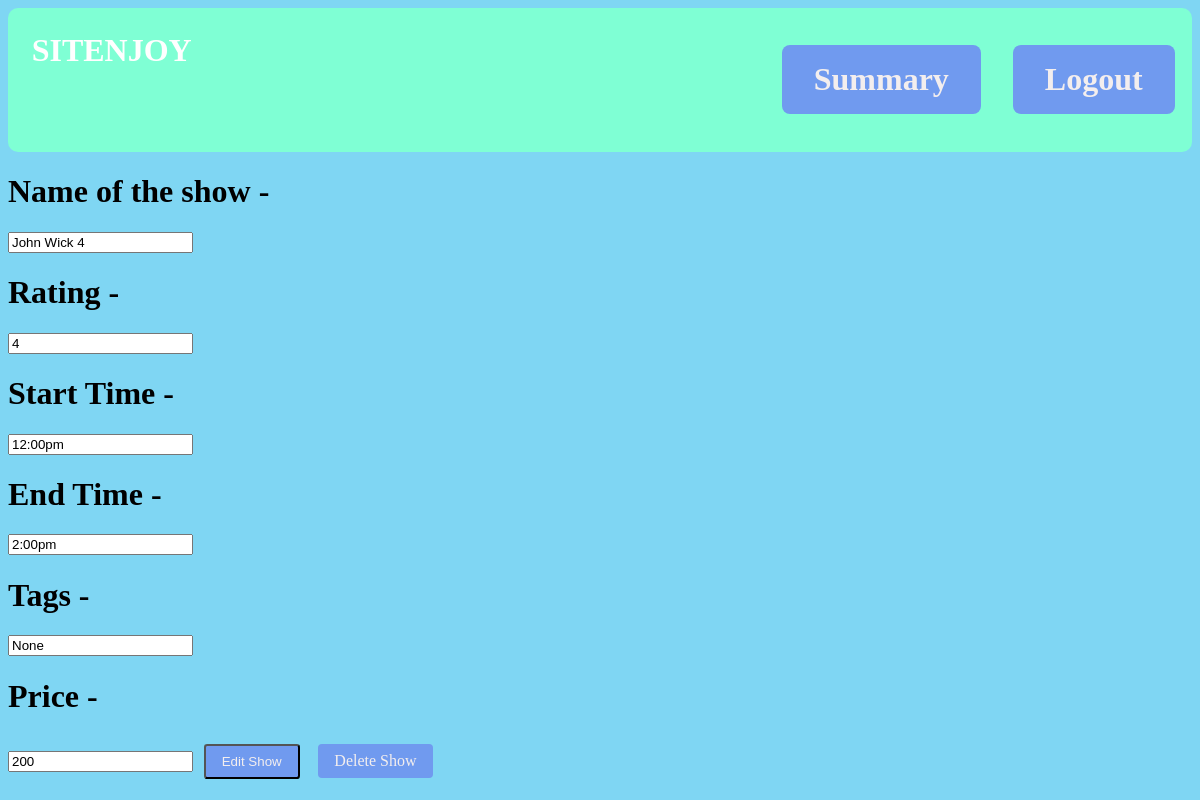
Page /editshow?show_id=4 (signed in) on the committed database.
### tables this page shows
CREATE TABLE "shows" (
	"id"	INTEGER NOT NULL,
	"name"	TEXT NOT NULL,
	"venue_id"	INTEGER NOT NULL,
	"rating"	INTEGER,
	"price"	INTEGER,
	"Created_at"	TEXT,
	"start_time"	TEXT,
	"end_time"	TEXT,
	"capacity"	INTEGER,
	PRIMARY KEY("id"),
	FOREIGN KEY("venue_id") REFERENCES "Venues"("id")
);

### app.py (the view, shortened to what this page needs)
@app.route("/editshow",methods=["GET","POST"])
def EditShow():
    if request.method=="GET":
        show_id=request.args.get('show_id')
        user_id=session.get('user_id')
        conn = sqlite3.connect('database.db')
        cursor = conn.cursor()
        cursor.execute("select * from shows where id = ?",(show_id,))
        show = cursor.fetchone()
        cursor.execute("select owner from venues where id = ?",(int(show[2]),))
        owner = cursor.fetchone()
        if int(owner[0]) == int(user_id):
            row = cursor.fetchone()
            return render_template("editshow.html",show=show)
        return render_template("errorpage.html")

### templates/editshow.html
<!DOCTYPE html>
<head>
    <link rel="stylesheet" type="text/css" href="/static/style.css">
</head>
<body style="background-color: rgb(127, 214, 243);">
    <div style="display:flex;color:white;background-color: aquamarine;border-radius: 10px;">
        <h1 style="color:white;flex-basis:60%;margin:2%">SITENJOY</h1>
        <h1><a href="{{url_for('MyProfile')}}">Summary</a></h1>
        <h1><a href="{{url_for('index')}}">Logout</a></h1>
    </div>
    <form method="POST" action="{{url_for('EditShow',show_id=show[0])}}">
        <h1>Name of the show - </h1><input type="text" name="name" value="{{show[1]}}">
        <h1>Rating - </h1><input type="text" name="rating" value="{{show[3]}}">
        <h1>Start Time - </h1><input type="text" name="stime" value="{{show[6]}}">
        <h1>End Time - </h1><input type="text" name="etime" value="{{show[7]}}">
        <h1>Tags - </h1><input type="text" name="tags" value="None">
        <h1>Price - </h1><input type="text" name="price" value="{{show[4]}}">
        <input class="atag" type="submit" value="Edit Show">
        <a href="{{url_for('DeleteShow',show_id=show[0])}}">Delete Show</a>
    </form>
</body>
</html>

### static/style.css (style rules this page uses)
.atag { display: inline-block; padding: 0.6em 1.2em; text-decoration: none; background-color: #709aef; color: #f3eeee; border-radius: 0.25em; margin: 0.5em; }
a { display: inline-block; padding: 0.5em 1em; text-decoration: none; background-color: #709aef; color: #f3eeee; border-radius: 0.25em; margin: 0.5em; }

### rows in the picture
shows: name "John Wick 4", rating "4", stime "12:00pm", etime "2:00pm", price "200"
